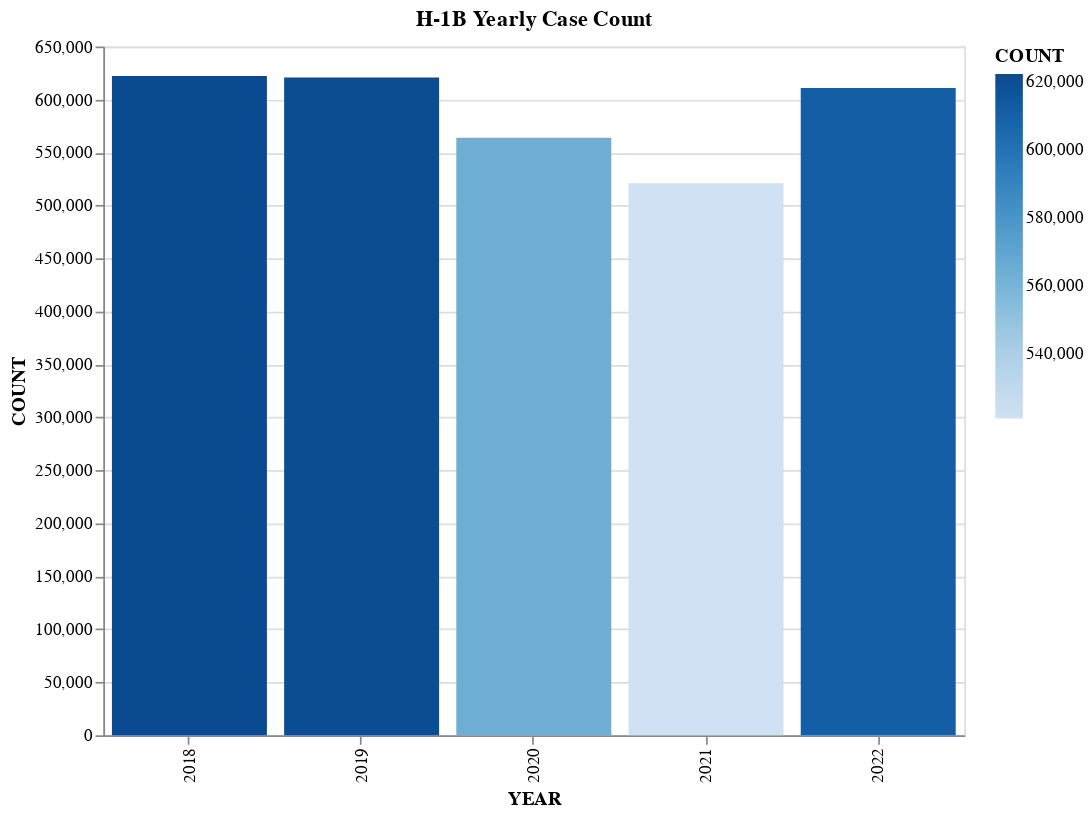

The code cell stored with this chart in its notebook:
### Code cell
# show number of cases per year
alt.Chart(year_count, title='H-1B Yearly Case Count').mark_bar().encode(
    x='YEAR:O',
    y='COUNT',
    color='COUNT'
).properties(
    width=500,
    height=400
)

### Figure 1 — Vega-Lite specification as saved in the notebook (floating-point values rounded to 4 significant figures)
{"config": {"view": {"continuousWidth": 400, "continuousHeight": 300}}, "data": {"name": "data-c307a50693121b683c9659df3f28e0bf"}, "mark": "bar", "encoding": {"color": {"field": "COUNT", "type": "quantitative"}, "x": {"field": "YEAR", "type": "ordinal"}, "y": {"field": "COUNT", "type": "quantitative"}}, "height": 400, "title": "H-1B Yearly Case Count", "width": 500, "$schema": "https://vega.github.io/schema/vega-lite/v4.17.0.json", "datasets": {"data-c307a50693121b683c9659df3f28e0bf": [{"YEAR": 2018, "COUNT": 622220}, {"YEAR": 2019, "COUNT": 620774}, {"YEAR": 2022, "COUNT": 610780}, {"YEAR": 2020, "COUNT": 563841}, {"YEAR": 2021, "COUNT": 520946}]}}
